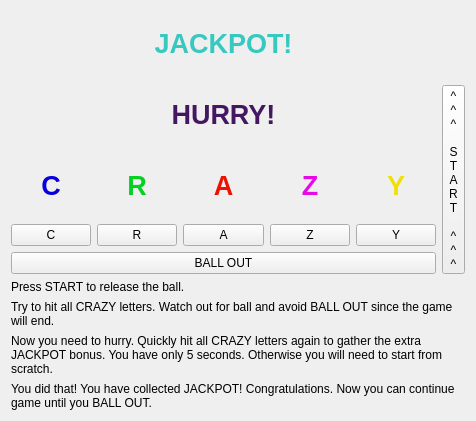
<?xml version="1.0" encoding="UTF-8"?>
<ui version="4.0">
 <class>MainWindow</class>
 <widget class="QWidget" name="MainWindow">
  <property name="geometry">
   <rect>
    <x>0</x>
    <y>0</y>
    <width>476</width>
    <height>421</height>
   </rect>
  </property>
  <property name="windowTitle">
   <string>Pinball</string>
  </property>
  <layout class="QGridLayout" name="gridLayout">
   <item row="0" column="0" colspan="5">
    <widget class="QLabel" name="jackpotLabel">
     <property name="palette">
      <palette>
       <active>
        <colorrole role="WindowText">
         <brush brushstyle="SolidPattern">
          <color alpha="255">
           <red>55</red>
           <green>200</green>
           <blue>191</blue>
          </color>
         </brush>
        </colorrole>
       </active>
       <inactive>
        <colorrole role="WindowText">
         <brush brushstyle="SolidPattern">
          <color alpha="255">
           <red>55</red>
           <green>200</green>
           <blue>191</blue>
          </color>
         </brush>
        </colorrole>
       </inactive>
       <disabled>
        <colorrole role="WindowText">
         <brush brushstyle="SolidPattern">
          <color alpha="255">
           <red>190</red>
           <green>190</green>
           <blue>190</blue>
          </color>
         </brush>
        </colorrole>
       </disabled>
      </palette>
     </property>
     <property name="font">
      <font>
       <pointsize>20</pointsize>
       <weight>75</weight>
       <bold>true</bold>
      </font>
     </property>
     <property name="text">
      <string>JACKPOT!</string>
     </property>
     <property name="alignment">
      <set>Qt::AlignCenter</set>
     </property>
    </widget>
   </item>
   <item row="0" column="5" rowspan="5">
    <layout class="QVBoxLayout" name="verticalLayout">
     <item>
      <spacer name="verticalSpacer">
       <property name="orientation">
        <enum>Qt::Vertical</enum>
       </property>
       <property name="sizeHint" stdset="0">
        <size>
         <width>1</width>
         <height>98</height>
        </size>
       </property>
      </spacer>
     </item>
     <item>
      <widget class="QToolButton" name="startButton">
       <property name="sizePolicy">
        <sizepolicy hsizetype="Fixed" vsizetype="Minimum">
         <horstretch>0</horstretch>
         <verstretch>0</verstretch>
        </sizepolicy>
       </property>
       <property name="text">
        <string>^
^
^

S
T
A
R
T

^
^
^</string>
       </property>
      </widget>
     </item>
    </layout>
   </item>
   <item row="1" column="0" colspan="5">
    <widget class="QLabel" name="hurryLabel">
     <property name="palette">
      <palette>
       <active>
        <colorrole role="WindowText">
         <brush brushstyle="SolidPattern">
          <color alpha="255">
           <red>67</red>
           <green>24</green>
           <blue>97</blue>
          </color>
         </brush>
        </colorrole>
       </active>
       <inactive>
        <colorrole role="WindowText">
         <brush brushstyle="SolidPattern">
          <color alpha="255">
           <red>67</red>
           <green>24</green>
           <blue>97</blue>
          </color>
         </brush>
        </colorrole>
       </inactive>
       <disabled>
        <colorrole role="WindowText">
         <brush brushstyle="SolidPattern">
          <color alpha="255">
           <red>190</red>
           <green>190</green>
           <blue>190</blue>
          </color>
         </brush>
        </colorrole>
       </disabled>
      </palette>
     </property>
     <property name="font">
      <font>
       <pointsize>20</pointsize>
       <weight>75</weight>
       <bold>true</bold>
      </font>
     </property>
     <property name="text">
      <string>HURRY!</string>
     </property>
     <property name="alignment">
      <set>Qt::AlignCenter</set>
     </property>
    </widget>
   </item>
   <item row="2" column="0">
    <widget class="QLabel" name="cLabel">
     <property name="palette">
      <palette>
       <active>
        <colorrole role="WindowText">
         <brush brushstyle="SolidPattern">
          <color alpha="255">
           <red>7</red>
           <green>0</green>
           <blue>222</blue>
          </color>
         </brush>
        </colorrole>
       </active>
       <inactive>
        <colorrole role="WindowText">
         <brush brushstyle="SolidPattern">
          <color alpha="255">
           <red>7</red>
           <green>0</green>
           <blue>222</blue>
          </color>
         </brush>
        </colorrole>
       </inactive>
       <disabled>
        <colorrole role="WindowText">
         <brush brushstyle="SolidPattern">
          <color alpha="255">
           <red>190</red>
           <green>190</green>
           <blue>190</blue>
          </color>
         </brush>
        </colorrole>
       </disabled>
      </palette>
     </property>
     <property name="font">
      <font>
       <pointsize>20</pointsize>
       <weight>75</weight>
       <bold>true</bold>
      </font>
     </property>
     <property name="text">
      <string>C</string>
     </property>
     <property name="alignment">
      <set>Qt::AlignCenter</set>
     </property>
    </widget>
   </item>
   <item row="2" column="1">
    <widget class="QLabel" name="rLabel">
     <property name="palette">
      <palette>
       <active>
        <colorrole role="WindowText">
         <brush brushstyle="SolidPattern">
          <color alpha="255">
           <red>6</red>
           <green>208</green>
           <blue>36</blue>
          </color>
         </brush>
        </colorrole>
       </active>
       <inactive>
        <colorrole role="WindowText">
         <brush brushstyle="SolidPattern">
          <color alpha="255">
           <red>6</red>
           <green>208</green>
           <blue>36</blue>
          </color>
         </brush>
        </colorrole>
       </inactive>
       <disabled>
        <colorrole role="WindowText">
         <brush brushstyle="SolidPattern">
          <color alpha="255">
           <red>190</red>
           <green>190</green>
           <blue>190</blue>
          </color>
         </brush>
        </colorrole>
       </disabled>
      </palette>
     </property>
     <property name="font">
      <font>
       <pointsize>20</pointsize>
       <weight>75</weight>
       <bold>true</bold>
      </font>
     </property>
     <property name="text">
      <string>R</string>
     </property>
     <property name="alignment">
      <set>Qt::AlignCenter</set>
     </property>
    </widget>
   </item>
   <item row="2" column="2">
    <widget class="QLabel" name="aLabel">
     <property name="palette">
      <palette>
       <active>
        <colorrole role="WindowText">
         <brush brushstyle="SolidPattern">
          <color alpha="255">
           <red>238</red>
           <green>17</green>
           <blue>1</blue>
          </color>
         </brush>
        </colorrole>
       </active>
       <inactive>
        <colorrole role="WindowText">
         <brush brushstyle="SolidPattern">
          <color alpha="255">
           <red>238</red>
           <green>17</green>
           <blue>1</blue>
          </color>
         </brush>
        </colorrole>
       </inactive>
       <disabled>
        <colorrole role="WindowText">
         <brush brushstyle="SolidPattern">
          <color alpha="255">
           <red>190</red>
           <green>190</green>
           <blue>190</blue>
          </color>
         </brush>
        </colorrole>
       </disabled>
      </palette>
     </property>
     <property name="font">
      <font>
       <pointsize>20</pointsize>
       <weight>75</weight>
       <bold>true</bold>
      </font>
     </property>
     <property name="text">
      <string>A</string>
     </property>
     <property name="alignment">
      <set>Qt::AlignCenter</set>
     </property>
    </widget>
   </item>
   <item row="2" column="3">
    <widget class="QLabel" name="zLabel">
     <property name="enabled">
      <bool>true</bool>
     </property>
     <property name="palette">
      <palette>
       <active>
        <colorrole role="WindowText">
         <brush brushstyle="SolidPattern">
          <color alpha="255">
           <red>230</red>
           <green>10</green>
           <blue>230</blue>
          </color>
         </brush>
        </colorrole>
       </active>
       <inactive>
        <colorrole role="WindowText">
         <brush brushstyle="SolidPattern">
          <color alpha="255">
           <red>230</red>
           <green>10</green>
           <blue>230</blue>
          </color>
         </brush>
        </colorrole>
       </inactive>
       <disabled>
        <colorrole role="WindowText">
         <brush brushstyle="SolidPattern">
          <color alpha="255">
           <red>190</red>
           <green>190</green>
           <blue>190</blue>
          </color>
         </brush>
        </colorrole>
       </disabled>
      </palette>
     </property>
     <property name="font">
      <font>
       <pointsize>20</pointsize>
       <weight>75</weight>
       <bold>true</bold>
      </font>
     </property>
     <property name="text">
      <string>Z</string>
     </property>
     <property name="alignment">
      <set>Qt::AlignCenter</set>
     </property>
    </widget>
   </item>
   <item row="2" column="4">
    <widget class="QLabel" name="yLabel">
     <property name="palette">
      <palette>
       <active>
        <colorrole role="WindowText">
         <brush brushstyle="SolidPattern">
          <color alpha="255">
           <red>239</red>
           <green>224</green>
           <blue>9</blue>
          </color>
         </brush>
        </colorrole>
       </active>
       <inactive>
        <colorrole role="WindowText">
         <brush brushstyle="SolidPattern">
          <color alpha="255">
           <red>239</red>
           <green>224</green>
           <blue>9</blue>
          </color>
         </brush>
        </colorrole>
       </inactive>
       <disabled>
        <colorrole role="WindowText">
         <brush brushstyle="SolidPattern">
          <color alpha="255">
           <red>190</red>
           <green>190</green>
           <blue>190</blue>
          </color>
         </brush>
        </colorrole>
       </disabled>
      </palette>
     </property>
     <property name="font">
      <font>
       <pointsize>20</pointsize>
       <weight>75</weight>
       <bold>true</bold>
      </font>
     </property>
     <property name="text">
      <string>Y</string>
     </property>
     <property name="alignment">
      <set>Qt::AlignCenter</set>
     </property>
    </widget>
   </item>
   <item row="3" column="0">
    <widget class="QPushButton" name="cButton">
     <property name="text">
      <string>C</string>
     </property>
    </widget>
   </item>
   <item row="3" column="1">
    <widget class="QPushButton" name="rButton">
     <property name="text">
      <string>R</string>
     </property>
    </widget>
   </item>
   <item row="3" column="2">
    <widget class="QPushButton" name="aButton">
     <property name="text">
      <string>A</string>
     </property>
    </widget>
   </item>
   <item row="3" column="3">
    <widget class="QPushButton" name="zButton">
     <property name="text">
      <string>Z</string>
     </property>
    </widget>
   </item>
   <item row="3" column="4">
    <widget class="QPushButton" name="yButton">
     <property name="text">
      <string>Y</string>
     </property>
    </widget>
   </item>
   <item row="4" column="0" colspan="5">
    <widget class="QPushButton" name="ballOutButton">
     <property name="text">
      <string>BALL OUT</string>
     </property>
    </widget>
   </item>
   <item row="5" column="0" colspan="6">
    <widget class="QLabel" name="offStateLabel">
     <property name="sizePolicy">
      <sizepolicy hsizetype="Preferred" vsizetype="Fixed">
       <horstretch>0</horstretch>
       <verstretch>0</verstretch>
      </sizepolicy>
     </property>
     <property name="text">
      <string>Press START to release the ball.</string>
     </property>
     <property name="wordWrap">
      <bool>true</bool>
     </property>
    </widget>
   </item>
   <item row="6" column="0" colspan="6">
    <widget class="QLabel" name="normalStateLabel">
     <property name="sizePolicy">
      <sizepolicy hsizetype="Preferred" vsizetype="Fixed">
       <horstretch>0</horstretch>
       <verstretch>0</verstretch>
      </sizepolicy>
     </property>
     <property name="text">
      <string>Try to hit all CRAZY letters. Watch out for ball and avoid BALL OUT since the game will end.</string>
     </property>
     <property name="wordWrap">
      <bool>true</bool>
     </property>
    </widget>
   </item>
   <item row="7" column="0" colspan="6">
    <widget class="QLabel" name="hurryStateLabel">
     <property name="sizePolicy">
      <sizepolicy hsizetype="Preferred" vsizetype="Fixed">
       <horstretch>0</horstretch>
       <verstretch>0</verstretch>
      </sizepolicy>
     </property>
     <property name="text">
      <string>Now you need to hurry. Quickly hit all CRAZY letters again to gather the extra JACKPOT bonus. You have only 5 seconds. Otherwise you will need to start from scratch.</string>
     </property>
     <property name="wordWrap">
      <bool>true</bool>
     </property>
    </widget>
   </item>
   <item row="8" column="0" colspan="6">
    <widget class="QLabel" name="jackpotStateLabel">
     <property name="sizePolicy">
      <sizepolicy hsizetype="Preferred" vsizetype="Fixed">
       <horstretch>0</horstretch>
       <verstretch>0</verstretch>
      </sizepolicy>
     </property>
     <property name="text">
      <string>You did that! You have collected JACKPOT! Congratulations. Now you can continue game until you BALL OUT.</string>
     </property>
     <property name="wordWrap">
      <bool>true</bool>
     </property>
    </widget>
   </item>
  </layout>
 </widget>
 <resources/>
 <connections/>
</ui>
